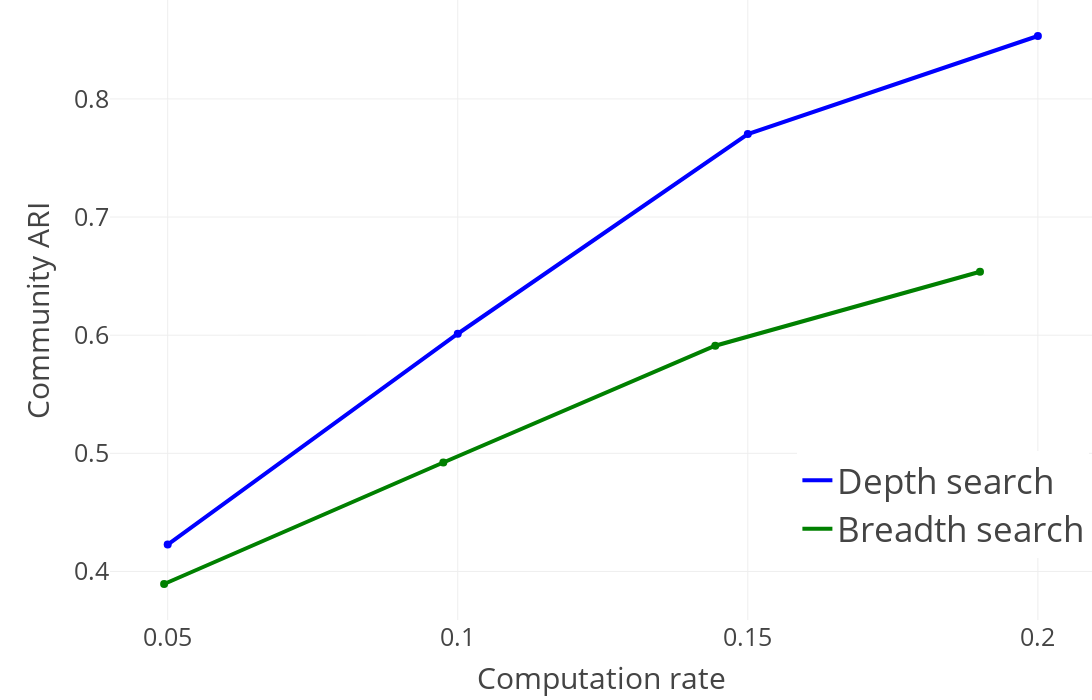

This figure's notebook cell:
### Markdown cell above
### Community ARI for different computation rates using depth search and breadth search (N and SNV frequency filter)

### Code cell
sub_fig = get_computation_rate_plot("adjusted_rand_index", depth_vs_breadth_search_evaluation, "Community ARI", legend=dict(
            x=0.7,
            y=0.1,
            xanchor='left',
            yanchor='bottom',
            font=dict(size=35),
        ))
sub_fig.show()

### Figure 1 — Plotly figure (JSON) as saved in the notebook; plotly's stock layout.template omitted (floating-point values rounded to 4 significant figures)
{"data": [{"line": {"color": "blue", "dash": "solid", "width": 4}, "mode": "lines", "name": "Depth search", "type": "scatter", "x": [0.05, 0.1, 0.15, 0.2], "y": [0.4227, 0.6012, 0.7703, 0.8533]}, {"marker": {"color": "blue", "size": 8, "symbol": "circle"}, "mode": "markers", "showlegend": false, "text": "", "type": "scatter", "x": [0.05], "y": [0.4227]}, {"marker": {"color": "blue", "size": 8, "symbol": "circle"}, "mode": "markers", "showlegend": false, "text": "", "type": "scatter", "x": [0.1], "y": [0.6012]}, {"marker": {"color": "blue", "size": 8, "symbol": "circle"}, "mode": "markers", "showlegend": false, "text": "", "type": "scatter", "x": [0.15], "y": [0.7703]}, {"marker": {"color": "blue", "size": 8, "symbol": "circle"}, "mode": "markers", "showlegend": false, "text": "", "type": "scatter", "x": [0.2], "y": [0.8533]}, {"line": {"color": "green", "dash": "solid", "width": 4}, "mode": "lines", "name": "Breadth search", "type": "scatter", "x": [0.04938, 0.09751, 0.1444, 0.19], "y": [0.3893, 0.4922, 0.5911, 0.6537]}, {"marker": {"color": "green", "size": 8, "symbol": "circle"}, "mode": "markers", "showlegend": false, "text": "", "type": "scatter", "x": [0.04938], "y": [0.3893]}, {"marker": {"color": "green", "size": 8, "symbol": "circle"}, "mode": "markers", "showlegend": false, "text": "", "type": "scatter", "x": [0.09751], "y": [0.4922]}, {"marker": {"color": "green", "size": 8, "symbol": "circle"}, "mode": "markers", "showlegend": false, "text": "", "type": "scatter", "x": [0.1444], "y": [0.5911]}, {"marker": {"color": "green", "size": 8, "symbol": "circle"}, "mode": "markers", "showlegend": false, "text": "", "type": "scatter", "x": [0.19], "y": [0.6537]}], "layout": {"font": {"size": 25}, "height": 700, "legend": {"font": {"size": 35}, "x": 0.7, "xanchor": "left", "y": 0.1, "yanchor": "bottom"}, "margin": {"b": 80, "l": 110, "r": 0, "t": 0}, "width": 1200, "xaxis": {"autorange": true, "range": [0.04015, 0.2092], "tickmode": "array", "tickvals": [0.05, 0.1, 0.15, 0.2], "title": {"text": "Computation rate"}, "type": "linear"}, "yaxis": {"autorange": true, "range": [0.3589, 0.8838], "title": {"text": "Community ARI"}, "type": "linear"}}}
